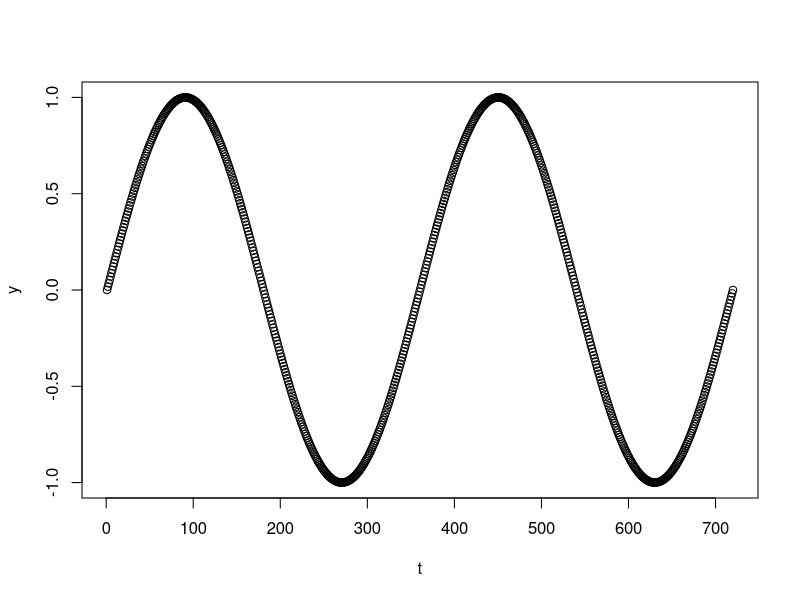

Write the R code that produced this figure. (Note: this script raises an error after producing the figure.)
#In this R script we will generate some demo data using the Sinus function

#We will generate a sinus sequence of 2 frequencies length and subset portions of the sequence 
#of different length that have some overlap between them

#representation of the data
y <- sin(seq(from = 0, to = 4*pi, length.out = 720))
t <- c(1:720)

plot(t, y)

#subset of the data
#we will make 10 subsets of the data that span the whole length and have different lengths in 
#the overlap between them
fractionsList <- list(s1 = c(1:120),
                      s2 = c(80:140),
                      s3 = c(110:210),
                      s4 = c(160:250),
                      s5 = c(230:320),
                      s6 = c(290:400),
                      s7 = c(360:430),
                      s8 = c(400:640),
                      s9 = c(510:710),
                      s10 = c(600:720))


#create dataframes of the portions and put them in a list
dataList <- lapply(X = fractionsList, function(x){
    
    return(data.frame(t = c(1:length(x)), y = y[x]))
    
})

#save the object as an RData file that can be loaded in the test environment
save(dataList, file = 'Demo files/demoData.RData')



